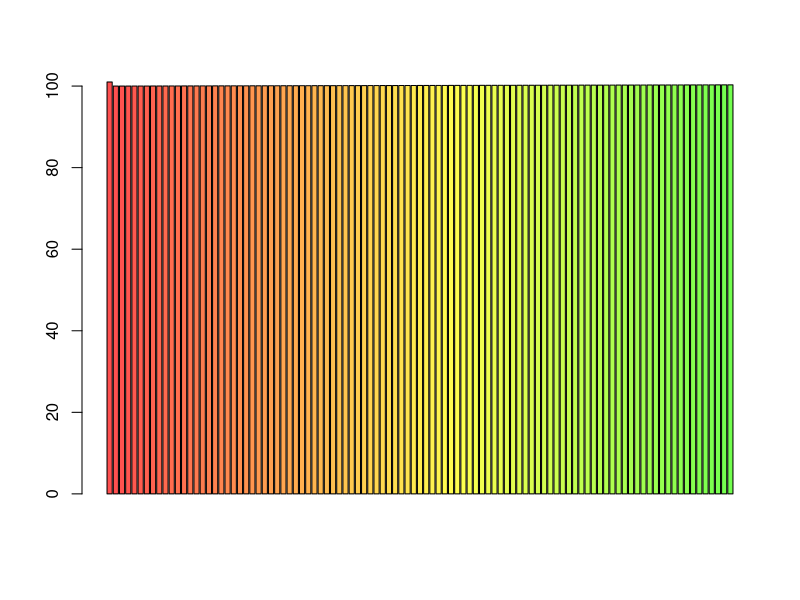
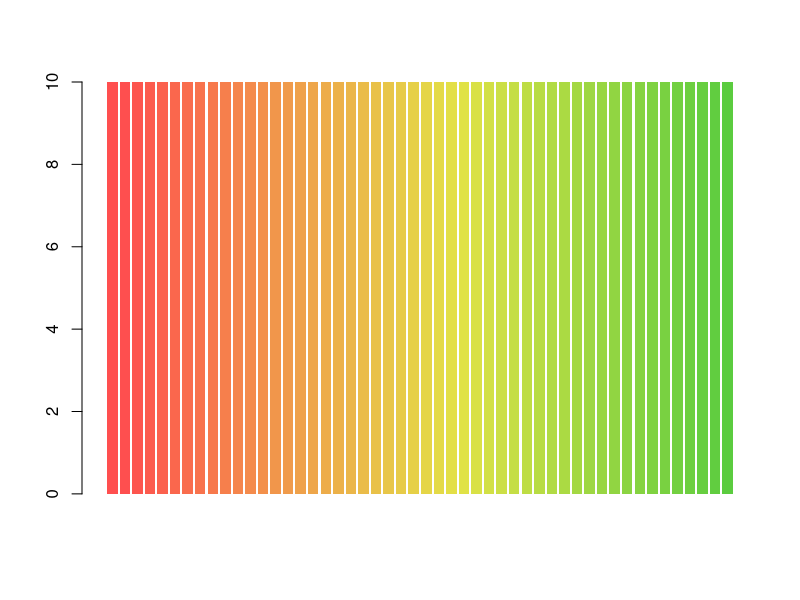

Write R code to recreate these figures, in order.
library(tidyverse)

# terrain_colors <- function (n, alpha, rev = FALSE) {
#   if ((n <- as.integer(n[1L])) > 0) {
#     k <- n%/%2
#     h <- c(4/12, 2/12, 0/12)
#     s <- c(1, 1, 0)
#     v <- c(0.65, 0.9, 0.95)
#     cols <- c(hsv(h = seq.int(h[1L], h[2L], length.out = k), 
#                   s = seq.int(s[1L], s[2L], length.out = k),
#                   v = seq.int(v[1L], v[2L],length.out = k), alpha = alpha),
#               hsv(h = seq.int(h[2L], h[3L], length.out = n - k + 1)[-1L],
#                   s = seq.int(s[2L], s[3L], length.out = n - k + 1)[-1L],
#                   v = seq.int(v[2L], v[3L], length.out = n - k + 1)[-1L],
#                   alpha = alpha))
#     if (rev) 
#       rev(cols)
#     else cols
#   }
#   else character()
# }
# 
# cm_colors <- function (n, alpha, rev = FALSE) {
#   if ((n <- as.integer(n[1L])) > 0L) {
#     even.n <- n%%2L == 0L
#     k <- n%/%2L
#     l1 <- k + 1L - even.n
#     l2 <- n - k + even.n
#     cols <- c(
#       if (l1 > 0L)
#         hsv(
#           h = 6 / 12,
#           s = seq.int(0.5, if (even.n) 0.5 / k else 0, length.out = l1),
#           v = 1, alpha = alpha),
#       if (l2 > 1)
#         hsv(h = 10 / 12, s = seq.int(0,0.5, length.out = l2)[-1L], v = 1, alpha = alpha))
#     if (rev) 
#       rev(cols)
#     else cols
#   }
#   else character()
# }
# 
# barplot(1:100, col = rainbow(100))
# barplot(1:100, col = heat.colors(100))
# barplot(1:100, col = terrain.colors(100))
# barplot(1:100, col = topo.colors(100))
# barplot(1:100, col = cm.colors(100))


# first try at creating function ------------------------------------------

heat_colors <- function (n, alpha, rev = FALSE, test_seq) {
  
  h <- test_seq
  s <- rep(0.69, length(h))
  v <- rep(1, length(h))
  
  hsv(h = h, s = s, v = v)
  
}

test_colors <- seq(0, 1, by = 0.1)
test_colors <- c(1, 0, 0.1, 0.2, 0.3)
test_colors <- c(1, seq(from = 0, to = 0.3, length.out = 100))

barplot(test_colors + 100,
        col = heat_colors(test_seq = test_colors))


# second try at creating function -----------------------------------------

heat_colors2 <- function (n, alpha, rev = FALSE, troubleshoot = FALSE) {
  
  ## Move from red to green
  pre_h <- seq(from = 0, to = 0.3, length.out = n - 1)
  h <- c(1, pre_h)
  
  ## Less bright
  s <- rep(0.69, length(h))
  
  ## Increasingly low value (darker)
  v <- seq(from = 1, to = 0.8, length.out = n)
  
  if(troubleshoot == FALSE){
    hsv(h = h, s = s, v = v)
  } else {
    data.frame(h = h, s = s, v = v)  
  }
}

barplot(rep(10, 50),
        col = heat_colors2(n = 50),
        border = NA)

heat_colors2(n = 50, troubleshoot = TRUE)
